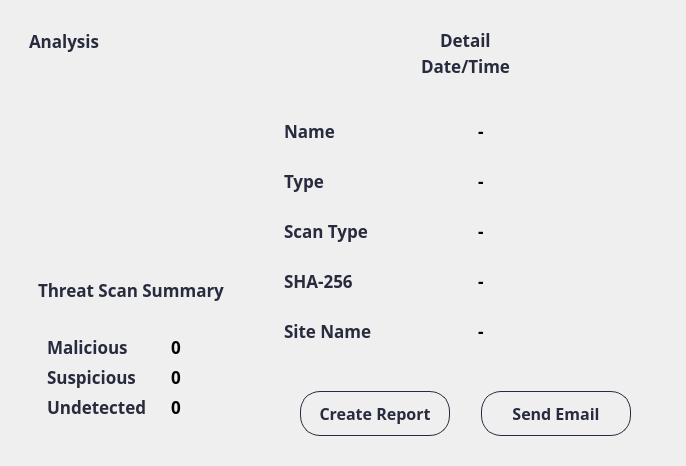
              <widget class="QWidget" name="widget_79" native="true">
               <property name="styleSheet">
                <string notr="true"/>
               </property>
               <layout class="QHBoxLayout" name="horizontalLayout_35">
                <item>
                 <widget class="QWidget" name="widget_84" native="true">
                  <layout class="QVBoxLayout" name="verticalLayout_52">
                   <item>
                    <widget class="QWidget" name="widget_87" native="true">
                     <layout class="QVBoxLayout" name="verticalLayout_70">
                      <item>
                       <widget class="QLabel" name="label_Analysis">
                        <property name="font">
                         <font>
                          <family>Bahnschrift SemiBold</family>
                          <pointsize>13</pointsize>
                          <weight>75</weight>
                          <bold>true</bold>
                         </font>
                        </property>
                        <property name="styleSheet">
                         <string notr="true">	color: rgba(40,43,61,255) ;</string>
                        </property>
                        <property name="text">
                         <string>Analysis</string>
                        </property>
                       </widget>
                      </item>
                     </layout>
                    </widget>
                   </item>
                   <item>
                    <widget class="QWidget" name="widget_89" native="true">
                     <property name="minimumSize">
                      <size>
                       <width>0</width>
                       <height>0</height>
                      </size>
                     </property>
                     <property name="maximumSize">
                      <size>
                       <width>16777215</width>
                       <height>500</height>
                      </size>
                     </property>
                     <layout class="QVBoxLayout" name="verticalLayout_53">
                      <item>
                       <widget class="QWidget" name="widget_88" native="true">
                        <layout class="QVBoxLayout" name="verticalLayout_54">
                         <item alignment="Qt::AlignHCenter|Qt::AlignTop">
                          <widget class="QLabel" name="image_analysis">
                           <property name="minimumSize">
                            <size>
                             <width>150</width>
                             <height>150</height>
                            </size>
                           </property>
                           <property name="maximumSize">
                            <size>
                             <width>150</width>
                             <height>150</height>
                            </size>
                           </property>
                           <property name="text">
                            <string/>
                           </property>
                           <property name="pixmap">
                            <pixmap>../images/Defaultscan.png</pixmap>
                           </property>
                           <property name="scaledContents">
                            <bool>true</bool>
                           </property>
                           <property name="alignment">
                            <set>Qt::AlignCenter</set>
                           </property>
                          </widget>
                         </item>
                        </layout>
                       </widget>
                      </item>
                     </layout>
                    </widget>
                   </item>
                   <item>
                    <widget class="QWidget" name="widget_33" native="true">
                     <layout class="QVBoxLayout" name="verticalLayout_60">
                      <item>
                       <widget class="QWidget" name="widget_86" native="true">
                        <layout class="QVBoxLayout" name="verticalLayout_62">
                         <item>
                          <widget class="QLabel" name="label_scanSummary_3">
                           <property name="font">
                            <font>
                             <family>Bahnschrift SemiBold</family>
                             <pointsize>13</pointsize>
                             <weight>75</weight>
                             <bold>true</bold>
                            </font>
                           </property>
                           <property name="styleSheet">
                            <string notr="true">	color: rgba(40,43,61,255) ;</string>
                           </property>
                           <property name="text">
                            <string>Threat Scan Summary</string>
                           </property>
                          </widget>
                         </item>
                        </layout>
                       </widget>
                      </item>
                      <item>
                       <widget class="QWidget" name="widget_97" native="true">
                        <layout class="QHBoxLayout" name="horizontalLayout_15">
                         <item>
                          <widget class="QWidget" name="widget_98" native="true">
                           <property name="minimumSize">
                            <size>
                             <width>100</width>
                             <height>100</height>
                            </size>
                           </property>
                           <layout class="QVBoxLayout" name="verticalLayout_61">
                            <item>
                             <widget class="QLabel" name="label_malicious">
                              <property name="minimumSize">
                               <size>
                                <width>0</width>
                                <height>0</height>
                               </size>
                              </property>
                              <property name="font">
                               <font>
                                <family>Bahnschrift SemiBold</family>
                                <pointsize>13</pointsize>
                                <weight>75</weight>
                                <bold>true</bold>
                               </font>
                              </property>
                              <property name="styleSheet">
                               <string notr="true">	color: rgba(40,43,61,255) ;</string>
                              </property>
                              <property name="text">
                               <string>Malicious</string>
                              </property>
                             </widget>
                            </item>
                            <item>
                             <widget class="QLabel" name="label_suspicious">
                              <property name="minimumSize">
                               <size>
                                <width>0</width>
                                <height>0</height>
                               </size>
                              </property>
                              <property name="font">
                               <font>
                                <family>Bahnschrift SemiBold</family>
                                <pointsize>13</pointsize>
                                <weight>75</weight>
                                <bold>true</bold>
                               </font>
                              </property>
                              <property name="styleSheet">
                               <string notr="true">	color: rgba(40,43,61,255) ;</string>
                              </property>
                              <property name="text">
                               <string>Suspicious</string>
                              </property>
                             </widget>
                            </item>
                            <item>
                             <widget class="QLabel" name="label_undetected">
                              <property name="minimumSize">
                               <size>
                                <width>0</width>
                                <height>0</height>
                               </size>
                              </property>
                              <property name="font">
                               <font>
                                <family>Bahnschrift SemiBold</family>
                                <pointsize>13</pointsize>
                                <weight>75</weight>
                                <bold>true</bold>
                               </font>
                              </property>
                              <property name="styleSheet">
                               <string notr="true">	color: rgba(40,43,61,255) ;</string>
                              </property>
                              <property name="text">
                               <string>Undetected</string>
                              </property>
                             </widget>
                            </item>
                           </layout>
                          </widget>
                         </item>
                         <item>
                          <widget class="QWidget" name="widget_99" native="true">
                           <layout class="QVBoxLayout" name="verticalLayout_63">
                            <item>
                             <widget class="QLabel" name="label_maliciousResult">
                              <property name="font">
                               <font>
                                <family>Bahnschrift SemiBold</family>
                                <pointsize>13</pointsize>
                                <weight>75</weight>
                                <bold>true</bold>
                               </font>
                              </property>
                              <property name="text">
                               <string>0</string>
                              </property>
                             </widget>
                            </item>
                            <item>
                             <widget class="QLabel" name="label_suspiciousResult">
                              <property name="font">
                               <font>
                                <family>Bahnschrift SemiBold</family>
                                <pointsize>13</pointsize>
                                <weight>75</weight>
                                <bold>true</bold>
                               </font>
                              </property>
                              <property name="text">
                               <string>0</string>
                              </property>
                             </widget>
                            </item>
                            <item>
                             <widget class="QLabel" name="label_undetectedResult">
                              <property name="font">
                               <font>
                                <family>Bahnschrift SemiBold</family>
                                <pointsize>13</pointsize>
                                <weight>75</weight>
                                <bold>true</bold>
                               </font>
                              </property>
                              <property name="text">
                               <string>0</string>
                              </property>
                             </widget>
                            </item>
                           </layout>
                          </widget>
                         </item>
                        </layout>
                       </widget>
                      </item>
                     </layout>
                    </widget>
                   </item>
                  </layout>
                 </widget>
                </item>
                <item>
                 <widget class="QWidget" name="widget_85" native="true">
                  <layout class="QVBoxLayout" name="verticalLayout_55">
                   <item alignment="Qt::AlignHCenter">
                    <widget class="QWidget" name="widget_91" native="true">
                     <property name="minimumSize">
                      <size>
                       <width>400</width>
                       <height>65</height>
                      </size>
                     </property>
                     <property name="maximumSize">
                      <size>
                       <width>400</width>
                       <height>65</height>
                      </size>
                     </property>
                     <layout class="QVBoxLayout" name="verticalLayout_56">
                      <item alignment="Qt::AlignHCenter">
                       <widget class="QLabel" name="label_scanDetail">
                        <property name="font">
                         <font>
                          <family>Bahnschrift SemiBold</family>
                          <pointsize>13</pointsize>
                          <weight>75</weight>
                          <bold>true</bold>
                         </font>
                        </property>
                        <property name="styleSheet">
                         <string notr="true">	color: rgba(40,43,61,255) ;</string>
                        </property>
                        <property name="text">
                         <string>Detail</string>
                        </property>
                       </widget>
                      </item>
                      <item alignment="Qt::AlignHCenter">
                       <widget class="QLabel" name="label_dateTimeDetail">
                        <property name="font">
                         <font>
                          <family>Bahnschrift SemiBold</family>
                          <pointsize>13</pointsize>
                          <weight>75</weight>
                          <bold>true</bold>
                         </font>
                        </property>
                        <property name="styleSheet">
                         <string notr="true">	color: rgba(40,43,61,255) ;</string>
                        </property>
                        <property name="text">
                         <string>Date/Time</string>
                        </property>
                       </widget>
                      </item>
                     </layout>
                    </widget>
                   </item>
                   <item>
                    <widget class="QWidget" name="widget_92" native="true">
                     <property name="minimumSize">
                      <size>
                       <width>0</width>
                       <height>280</height>
                      </size>
                     </property>
                     <property name="maximumSize">
                      <size>
                       <width>16777215</width>
                       <height>280</height>
                      </size>
                     </property>
                     <layout class="QHBoxLayout" name="horizontalLayout_37">
                      <item>
                       <widget class="QWidget" name="widget_94" native="true">
                        <property name="minimumSize">
                         <size>
                          <width>0</width>
                          <height>0</height>
                         </size>
                        </property>
                        <property name="font">
                         <font>
                          <family>Bahnschrift SemiBold</family>
                          <pointsize>11</pointsize>
                          <weight>75</weight>
                          <bold>true</bold>
                         </font>
                        </property>
                        <property name="styleSheet">
                         <string notr="true">	color: rgba(40,43,61,255) ;	color: rgba(40,43,61,255) ;</string>
                        </property>
                        <layout class="QVBoxLayout" name="verticalLayout_57">
                         <item>
                          <widget class="QLabel" name="label_namefile">
                           <property name="font">
                            <font>
                             <family>Bahnschrift SemiBold</family>
                             <pointsize>13</pointsize>
                             <weight>75</weight>
                             <bold>true</bold>
                            </font>
                           </property>
                           <property name="text">
                            <string>Name</string>
                           </property>
                          </widget>
                         </item>
                         <item>
                          <widget class="QLabel" name="label_typeFile">
                           <property name="font">
                            <font>
                             <family>Bahnschrift SemiBold</family>
                             <pointsize>13</pointsize>
                             <weight>75</weight>
                             <bold>true</bold>
                            </font>
                           </property>
                           <property name="text">
                            <string>Type</string>
                           </property>
                          </widget>
                         </item>
                         <item>
                          <widget class="QLabel" name="label_typeScan">
                           <property name="font">
                            <font>
                             <family>Bahnschrift SemiBold</family>
                             <pointsize>13</pointsize>
                             <weight>75</weight>
                             <bold>true</bold>
                            </font>
                           </property>
                           <property name="styleSheet">
                            <string notr="true">	color: rgba(40,43,61,255) ;</string>
                           </property>
                           <property name="text">
                            <string>Scan Type</string>
                           </property>
                          </widget>
                         </item>
                         <item>
                          <widget class="QLabel" name="label_sha256">
                           <property name="font">
                            <font>
                             <family>Bahnschrift SemiBold</family>
                             <pointsize>13</pointsize>
                             <weight>75</weight>
                             <bold>true</bold>
                            </font>
                           </property>
                           <property name="styleSheet">
                            <string notr="true">	color: rgba(40,43,61,255) ;</string>
                           </property>
                           <property name="text">
                            <string>SHA-256</string>
                           </property>
                          </widget>
                         </item>
                         <item>
                          <widget class="QLabel" name="label_siteName">
                           <property name="font">
                            <font>
                             <family>Bahnschrift SemiBold</family>
                             <pointsize>13</pointsize>
                             <weight>75</weight>
                             <bold>true</bold>
                            </font>
                           </property>
                           <property name="styleSheet">
                            <string notr="true">	color: rgba(40,43,61,255) ;</string>
                           </property>
                           <property name="text">
                            <string>Site Name</string>
                           </property>
                          </widget>
                         </item>
                        </layout>
                       </widget>
                      </item>
                      <item>
                       <widget class="QWidget" name="widget_95" native="true">
                        <layout class="QVBoxLayout" name="verticalLayout_58">
                         <item>
                          <widget class="QLabel" name="label_namefileResult">
                           <property name="font">
                            <font>
                             <family>Bahnschrift SemiBold</family>
                             <pointsize>13</pointsize>
                             <weight>75</weight>
                             <bold>true</bold>
                            </font>
                           </property>
                           <property name="text">
                            <string>-</string>
                           </property>
                          </widget>
                         </item>
                         <item>
                          <widget class="QLabel" name="label_typeFileResult">
                           <property name="font">
                            <font>
                             <family>Bahnschrift SemiBold</family>
                             <pointsize>13</pointsize>
                             <weight>75</weight>
                             <bold>true</bold>
                            </font>
                           </property>
                           <property name="text">
                            <string>-</string>
                           </property>
                          </widget>
                         </item>
                         <item>
                          <widget class="QLabel" name="label_typeScanResult">
                           <property name="font">
                            <font>
                             <family>Bahnschrift SemiBold</family>
                             <pointsize>13</pointsize>
                             <weight>75</weight>
                             <bold>true</bold>
                            </font>
                           </property>
                           <property name="text">
                            <string>-</string>
                           </property>
                          </widget>
                         </item>
                         <item>
                          <widget class="QLabel" name="label_sha256Result">
                           <property name="font">
                            <font>
                             <family>Bahnschrift SemiBold</family>
                             <pointsize>13</pointsize>
                             <weight>75</weight>
                             <bold>true</bold>
                            </font>
                           </property>
                           <property name="text">
                            <string>-</string>
                           </property>
                          </widget>
                         </item>
                         <item>
                          <widget class="QLabel" name="label_siteNameResult">
                           <property name="font">
                            <font>
                             <family>Bahnschrift SemiBold</family>
                             <pointsize>13</pointsize>
                             <weight>75</weight>
                             <bold>true</bold>
                            </font>
                           </property>
                           <property name="text">
                            <string>-</string>
                           </property>
                          </widget>
                         </item>
                        </layout>
                       </widget>
                      </item>
                     </layout>
                    </widget>
                   </item>
                   <item>
                    <widget class="QWidget" name="widget_93" native="true">
                     <layout class="QHBoxLayout" name="horizontalLayout_38">
                      <item>
                       <widget class="QPushButton" name="btn_createReport">
                        <property name="minimumSize">
                         <size>
                          <width>150</width>
                          <height>45</height>
                         </size>
                        </property>
                        <property name="maximumSize">
                         <size>
                          <width>150</width>
                          <height>40</height>
                         </size>
                        </property>
                        <property name="font">
                         <font>
                          <family>Bahnschrift SemiBold</family>
                          <pointsize>12</pointsize>
                          <weight>75</weight>
                          <bold>true</bold>
                         </font>
                        </property>
                        <property name="cursor">
                         <cursorShape>PointingHandCursor</cursorShape>
                        </property>
                        <property name="styleSheet">
                         <string notr="true">QPushButton {    
    border: 1px solid rgba(40,43,61,255) ;
    border-radius: 20px;
    padding: 5px 10px;
	color: rgba(40,43,61,255) ;
}

QPushButton:hover {
    background-color: ;
}
</string>
                        </property>
                        <property name="text">
                         <string>Create Report</string>
                        </property>
                       </widget>
                      </item>
                      <item>
                       <widget class="QPushButton" name="btn_sendEmail">
                        <property name="minimumSize">
                         <size>
                          <width>150</width>
                          <height>45</height>
                         </size>
                        </property>
                        <property name="maximumSize">
                         <size>
                          <width>150</width>
                          <height>40</height>
                         </size>
                        </property>
                        <property name="font">
                         <font>
                          <family>Bahnschrift SemiBold</family>
                          <pointsize>12</pointsize>
                          <weight>75</weight>
                          <bold>true</bold>
                         </font>
                        </property>
                        <property name="cursor">
                         <cursorShape>PointingHandCursor</cursorShape>
                        </property>
                        <property name="styleSheet">
                         <string notr="true">QPushButton {    
    border: 1px solid rgba(40,43,61,255) ;
    border-radius: 20px;
    padding: 5px 10px;
	color: rgba(40,43,61,255) ;
}

QPushButton:hover {
    background-color: ;
}
</string>
                        </property>
                        <property name="text">
                         <string>Send Email</string>
                        </property>
                       </widget>
                      </item>
                     </layout>
                    </widget>
                   </item>
                  </layout>
                 </widget>
                </item>
               </layout>
              </widget>
